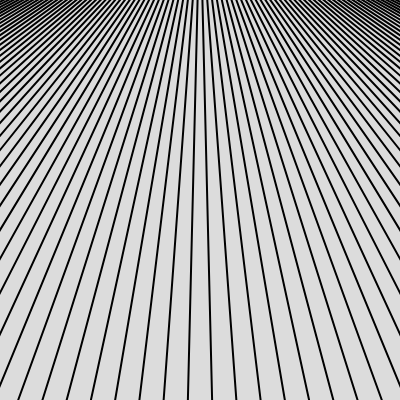
Frame 1 (no input)
Frame 60 (no input): identical to frame 1, image omitted
Frame 120 (the mouse pressed at the canvas centre since frame 60): identical to frame 1, image omitted

The p5.js sketch that drew this single still picture (run headless with seeded random() and noise() and a simulated clock; from frame 60 on, the mouse is pressed at the canvas centre):

// p5.js sketch
// ── sketch.js
let endPoint
let numLines = 100
function setup() {
  createCanvas(400, 400);
  endPoint = createVector(width / 2, -100)
}

function draw() {
    background(220);
  stroke(0)
  strokeWeight(2)
  for(let i = 0; i < numLines; i++) {
    line(map(i,0, numLines - 1, -1000, width + 1000), height, endPoint.x, endPoint.y)
  }
  

}
